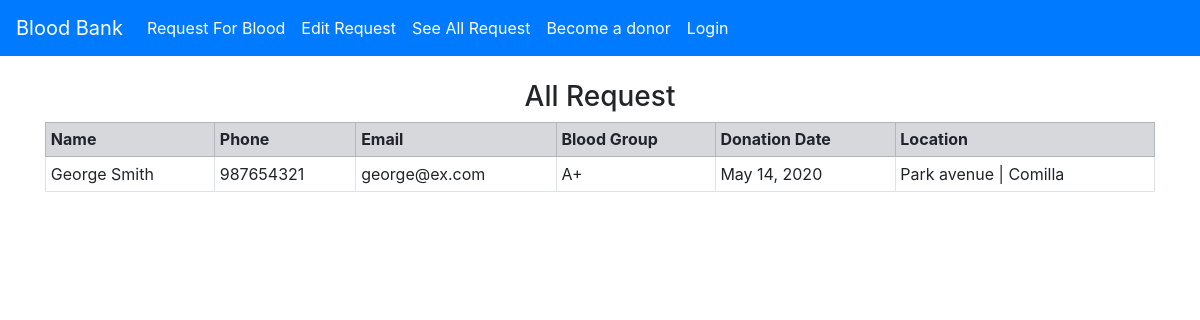
The page /allrequest on the database its author committed.
### blood_app/models.py (models this page shows, shortened)
class RequestBlood(models.Model):
    name = models.CharField(max_length=100)
    email = models.EmailField()
    phone = models.CharField(max_length=20)
    donation_location = models.CharField(max_length=100)
    district = models.ForeignKey(District, on_delete=models.CASCADE)
    blood_group = models.ForeignKey(BloodGroup, on_delete=models.CASCADE)
    date_of_donation = models.DateField(help_text="yyyy-mm-dd")
    pin_code = models.IntegerField(help_text='You can edit your request later using this code', unique=True)

class BloodGroup(models.Model):
    name = models.CharField(max_length=5)
    def __str__(self):
        return self.name

class District(models.Model):
    name = models.CharField(max_length=100)
    def __str__(self):
        return self.name

### blood_app/views.py (the view)
# urls.py: path('allrequest', views.allReqView, name='allrequest'),
def allReqView(request):
    all_req = RequestBlood.objects.all()
    return render(request, "blood_app/allrequest.html", {'all_req':all_req})

### blood_app/templates/blood_app/allrequest.html
{% extends "blood_app/base.html" %}
{% block content %}
  {% if all_req %}
    <h3 class="text-center">All Request</h3>
    <table class="table table-sm table-bordered">
      <tr class="table-secondary">
        <th>Name</th>
        <th>Phone</th>
        <th>Email</th>
        <th>Blood Group</th>
        <th>Donation Date</th>
        <th>Location</th>
      </tr>
      {% for i in all_req %}
        <tr>
          <td>{{i.name}}</td>
          <td>{{i.phone}}</td>
          <td>{{i.email}}</td>
          <td>{{i.blood_group}}</td>
          <td>{{i.date_of_donation}}</td>
          <td>{{i.donation_location}} | {{i.district}}</td>
        </tr>
      {% endfor %}
    </table>
  {% else %}
    <h2>No Request Available</h2>
  {% endif %}
{% endblock %}

### rows shown on the page
RequestBlood: name "George Smith", phone "987654321", email "george@ex.com", blood_group "A+", date_of_donation "May 14, 2020", donation_location "Park avenue", district "Comilla"
